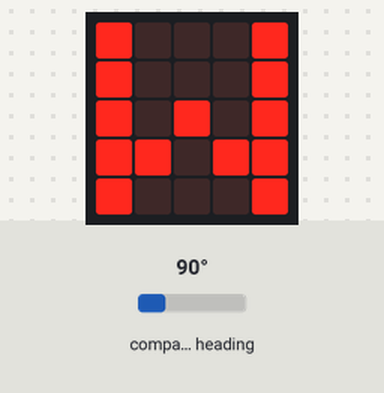
A program run on a simulated BBC micro:bit (MakeCode). On the bench: the board's 5×5 LED display. Inputs (shaded band) come from the test bench; at power-on: compass heading 90°. The compass is already calibrated.

Above: at 1.7 s.
1.8 s: compass heading set to 50°
3.3 s: compass heading set to 42°
At 4.3 s:
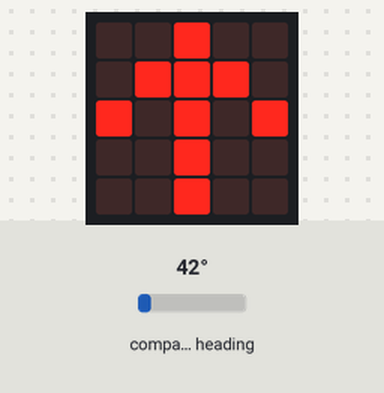
5.0 s: compass heading set to 180°
At 6.6 s:
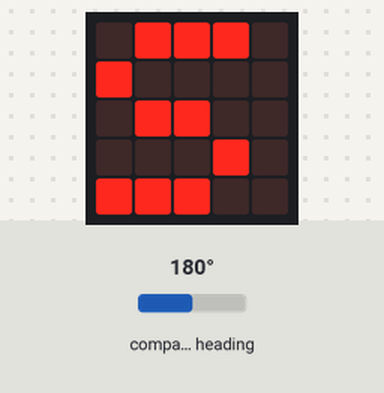
6.9 s: compass heading set to 219°
8.4 s: compass heading set to 230°
At 9.6 s:
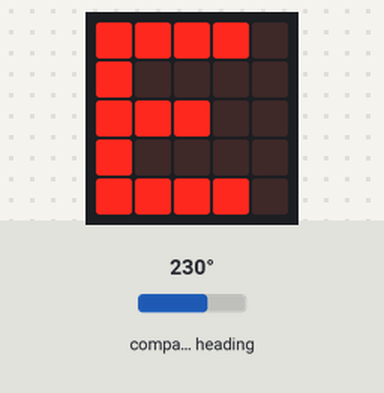
10.0 s: compass heading set to 7°
At 11.0 s:
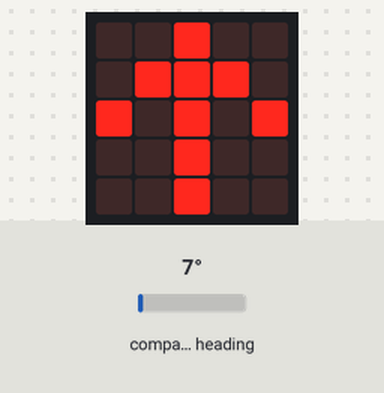
Timing chart, 0 to 12.5 s (numbered marks = the images above; inputs shaded):
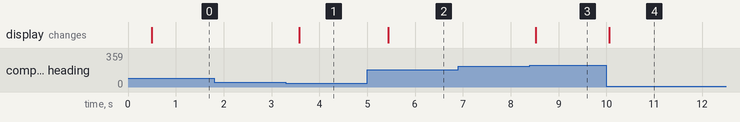

The program:

main.ts
```typescript
let 나침반 = 0
basic.showLeds(`
    . . # . .
    . # # . .
    # # # # #
    . . # . .
    . . # . .
    `)
basic.pause(100)
basic.forever(function () {
    나침반 = input.compassHeading()
    if (나침반 < 45) {
        basic.showArrow(ArrowNames.North)
    } else if (나침반 < 135) {
        basic.showString("W")
    } else if (나침반 < 225) {
        basic.showString("S")
    } else if (나침반 < 315) {
        basic.showString("E")
    } else {

    }
})
```

test.ts
```typescript
// 테스트는 여기로 이동합니다; 이 패키지가 확장으로 사용될 때 컴파일되지 않을 것 입니다.
```

Measured:
- the behaviour switches between 45 and 44° on compass heading (found by bisection; images 0 and 1)
- the behaviour switches between 224 and 225° on compass heading (found by bisection; images 2 and 3)
- after the input at 1.8 s, every drawn part: stays the same
- after the input at 3.3 s, the display: changes after 0.28 s (image 1)
- after the input at 5.0 s, the display: changes after 0.44 s (image 2)
- after the input at 6.9 s, every drawn part: stays the same
- after the input at 8.4 s, the display: changes after 0.12 s (image 3)
- after the input at 10.0 s, the display: changes after 0.06 s (image 4)
